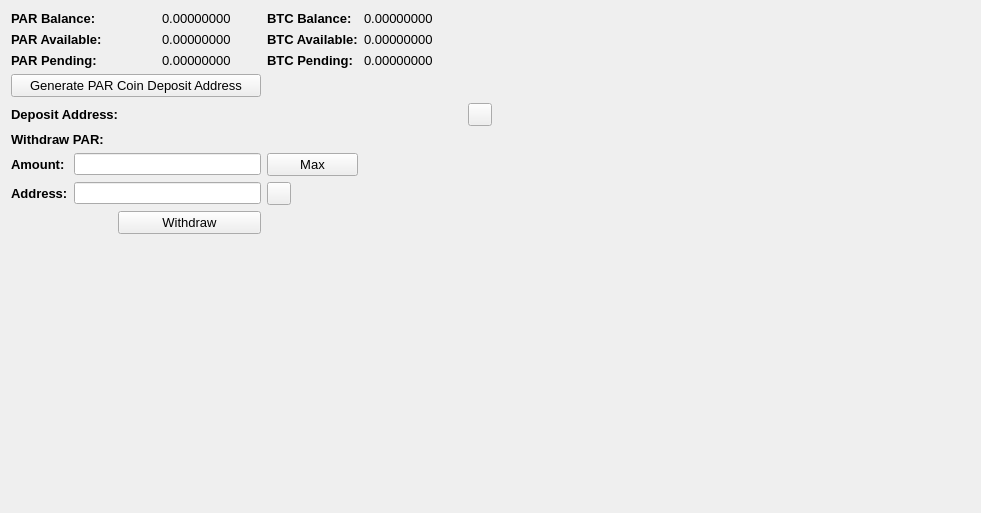
     <widget class="QWidget" name="BalanceTab">
      <attribute name="title">
       <string>Balance</string>
      </attribute>
      <layout class="QGridLayout" name="gridLayout_2">
       <item row="0" column="0" colspan="2">
        <widget class="QLabel" name="label_11">
         <property name="font">
          <font>
           <pointsize>10</pointsize>
           <weight>75</weight>
           <bold>true</bold>
          </font>
         </property>
         <property name="text">
          <string>PAR Balance:</string>
         </property>
        </widget>
       </item>
       <item row="0" column="3">
        <widget class="QLabel" name="PARBalanceLabel">
         <property name="font">
          <font>
           <pointsize>10</pointsize>
          </font>
         </property>
         <property name="text">
          <string>0.00000000</string>
         </property>
         <property name="textInteractionFlags">
          <set>Qt::LinksAccessibleByMouse|Qt::TextSelectableByMouse</set>
         </property>
        </widget>
       </item>
       <item row="0" column="4">
        <widget class="QLabel" name="label_12">
         <property name="font">
          <font>
           <pointsize>10</pointsize>
           <weight>75</weight>
           <bold>true</bold>
          </font>
         </property>
         <property name="text">
          <string>BTC Balance:</string>
         </property>
        </widget>
       </item>
       <item row="0" column="5">
        <widget class="QLabel" name="BitcoinBalanceLabel">
         <property name="font">
          <font>
           <pointsize>10</pointsize>
          </font>
         </property>
         <property name="text">
          <string>0.00000000</string>
         </property>
         <property name="textInteractionFlags">
          <set>Qt::LinksAccessibleByMouse|Qt::TextSelectableByMouse</set>
         </property>
        </widget>
       </item>
       <item row="0" column="7" rowspan="10">
        <spacer name="horizontalSpacer_4">
         <property name="orientation">
          <enum>Qt::Horizontal</enum>
         </property>
         <property name="sizeHint" stdset="0">
          <size>
           <width>478</width>
           <height>488</height>
          </size>
         </property>
        </spacer>
       </item>
       <item row="1" column="0" colspan="2">
        <widget class="QLabel" name="label_13">
         <property name="font">
          <font>
           <pointsize>10</pointsize>
           <weight>75</weight>
           <bold>true</bold>
          </font>
         </property>
         <property name="text">
          <string>PAR Available:</string>
         </property>
        </widget>
       </item>
       <item row="1" column="3">
        <widget class="QLabel" name="PARAvailableLabel_2">
         <property name="font">
          <font>
           <pointsize>10</pointsize>
          </font>
         </property>
         <property name="text">
          <string>0.00000000</string>
         </property>
         <property name="textInteractionFlags">
          <set>Qt::LinksAccessibleByMouse|Qt::TextSelectableByMouse</set>
         </property>
        </widget>
       </item>
       <item row="1" column="4">
        <widget class="QLabel" name="label_15">
         <property name="font">
          <font>
           <pointsize>10</pointsize>
           <weight>75</weight>
           <bold>true</bold>
          </font>
         </property>
         <property name="text">
          <string>BTC Available:</string>
         </property>
        </widget>
       </item>
       <item row="1" column="5">
        <widget class="QLabel" name="BitcoinAvailableLabel">
         <property name="font">
          <font>
           <pointsize>10</pointsize>
          </font>
         </property>
         <property name="text">
          <string>0.00000000</string>
         </property>
         <property name="textInteractionFlags">
          <set>Qt::LinksAccessibleByMouse|Qt::TextSelectableByMouse</set>
         </property>
        </widget>
       </item>
       <item row="2" column="0" colspan="2">
        <widget class="QLabel" name="label_14">
         <property name="font">
          <font>
           <pointsize>10</pointsize>
           <weight>75</weight>
           <bold>true</bold>
          </font>
         </property>
         <property name="text">
          <string>PAR Pending:</string>
         </property>
        </widget>
       </item>
       <item row="2" column="3">
        <widget class="QLabel" name="PARPendingLabel">
         <property name="font">
          <font>
           <pointsize>10</pointsize>
          </font>
         </property>
         <property name="text">
          <string>0.00000000</string>
         </property>
         <property name="textInteractionFlags">
          <set>Qt::LinksAccessibleByMouse|Qt::TextSelectableByMouse</set>
         </property>
        </widget>
       </item>
       <item row="2" column="4">
        <widget class="QLabel" name="label_31">
         <property name="font">
          <font>
           <pointsize>10</pointsize>
           <weight>75</weight>
           <bold>true</bold>
          </font>
         </property>
         <property name="text">
          <string>BTC Pending:</string>
         </property>
        </widget>
       </item>
       <item row="2" column="5">
        <widget class="QLabel" name="BitcoinPendingLabel">
         <property name="font">
          <font>
           <pointsize>10</pointsize>
          </font>
         </property>
         <property name="text">
          <string>0.00000000</string>
         </property>
         <property name="textInteractionFlags">
          <set>Qt::LinksAccessibleByMouse|Qt::TextSelectableByMouse</set>
         </property>
        </widget>
       </item>
       <item row="3" column="0" colspan="4">
        <widget class="QPushButton" name="GenDepositBTN">
         <property name="font">
          <font>
           <pointsize>10</pointsize>
          </font>
         </property>
         <property name="text">
          <string>Generate PAR Coin Deposit Address</string>
         </property>
        </widget>
       </item>
       <item row="4" column="0" colspan="3">
        <widget class="QLabel" name="label_33">
         <property name="font">
          <font>
           <pointsize>10</pointsize>
           <weight>75</weight>
           <bold>true</bold>
          </font>
         </property>
         <property name="text">
          <string>Deposit Address:</string>
         </property>
        </widget>
       </item>
       <item row="4" column="3" colspan="3">
        <widget class="QLabel" name="DepositAddressLabel">
         <property name="minimumSize">
          <size>
           <width>300</width>
           <height>0</height>
          </size>
         </property>
         <property name="palette">
          <palette>
           <active>
            <colorrole role="WindowText">
             <brush brushstyle="SolidPattern">
              <color alpha="255">
               <red>0</red>
               <green>0</green>
               <blue>0</blue>
              </color>
             </brush>
            </colorrole>
            <colorrole role="Text">
             <brush brushstyle="SolidPattern">
              <color alpha="255">
               <red>0</red>
               <green>0</green>
               <blue>255</blue>
              </color>
             </brush>
            </colorrole>
           </active>
           <inactive>
            <colorrole role="WindowText">
             <brush brushstyle="SolidPattern">
              <color alpha="255">
               <red>0</red>
               <green>0</green>
               <blue>0</blue>
              </color>
             </brush>
            </colorrole>
            <colorrole role="Text">
             <brush brushstyle="SolidPattern">
              <color alpha="255">
               <red>0</red>
               <green>0</green>
               <blue>255</blue>
              </color>
             </brush>
            </colorrole>
           </inactive>
           <disabled>
            <colorrole role="WindowText">
             <brush brushstyle="SolidPattern">
              <color alpha="255">
               <red>120</red>
               <green>120</green>
               <blue>120</blue>
              </color>
             </brush>
            </colorrole>
            <colorrole role="Text">
             <brush brushstyle="SolidPattern">
              <color alpha="255">
               <red>120</red>
               <green>120</green>
               <blue>120</blue>
              </color>
             </brush>
            </colorrole>
           </disabled>
          </palette>
         </property>
         <property name="font">
          <font>
           <pointsize>10</pointsize>
           <weight>75</weight>
           <bold>true</bold>
          </font>
         </property>
         <property name="text">
          <string/>
         </property>
         <property name="alignment">
          <set>Qt::AlignRight|Qt::AlignTrailing|Qt::AlignVCenter</set>
         </property>
         <property name="textInteractionFlags">
          <set>Qt::LinksAccessibleByMouse|Qt::TextSelectableByKeyboard|Qt::TextSelectableByMouse</set>
         </property>
        </widget>
       </item>
       <item row="4" column="6">
        <widget class="QToolButton" name="DepositCopyButton">
         <property name="toolTip">
          <string>Copy to clipboard</string>
         </property>
         <property name="text">
          <string/>
         </property>
         <property name="icon">
          <iconset resource="../bitcoin.qrc">
           <normaloff>:/icons/editcopy</normaloff>:/icons/editcopy</iconset>
         </property>
         <property name="shortcut">
          <string>Alt+P</string>
         </property>
        </widget>
       </item>
       <item row="5" column="0" colspan="2">
        <widget class="QLabel" name="label_34">
         <property name="font">
          <font>
           <pointsize>10</pointsize>
           <weight>75</weight>
           <bold>true</bold>
          </font>
         </property>
         <property name="text">
          <string>Withdraw PAR:</string>
         </property>
        </widget>
       </item>
       <item row="6" column="0">
        <widget class="QLabel" name="label_26">
         <property name="font">
          <font>
           <pointsize>10</pointsize>
           <weight>75</weight>
           <bold>true</bold>
          </font>
         </property>
         <property name="text">
          <string>Amount:</string>
         </property>
        </widget>
       </item>
       <item row="6" column="1" colspan="3">
        <widget class="QLineEdit" name="WithdrawUnitsInput">
         <property name="font">
          <font>
           <pointsize>9</pointsize>
           <weight>75</weight>
           <bold>true</bold>
          </font>
         </property>
         <property name="text">
          <string/>
         </property>
        </widget>
       </item>
       <item row="6" column="4">
        <widget class="QPushButton" name="Withdraw_Max_Amount">
         <property name="font">
          <font>
           <pointsize>10</pointsize>
          </font>
         </property>
         <property name="text">
          <string>Max</string>
         </property>
        </widget>
       </item>
       <item row="7" column="0">
        <widget class="QLabel" name="label_10">
         <property name="font">
          <font>
           <pointsize>10</pointsize>
           <weight>75</weight>
           <bold>true</bold>
          </font>
         </property>
         <property name="text">
          <string>Address:</string>
         </property>
        </widget>
       </item>
       <item row="7" column="1" colspan="3">
        <widget class="QLineEdit" name="WithdrawAddress">
         <property name="font">
          <font>
           <pointsize>9</pointsize>
           <weight>75</weight>
           <bold>true</bold>
          </font>
         </property>
        </widget>
       </item>
       <item row="7" column="4">
        <widget class="QToolButton" name="WithdrawPasteButton">
         <property name="toolTip">
          <string>Paste from clipboard</string>
         </property>
         <property name="text">
          <string/>
         </property>
         <property name="icon">
          <iconset resource="../bitcoin.qrc">
           <normaloff>:/icons/editpaste</normaloff>:/icons/editpaste</iconset>
         </property>
         <property name="shortcut">
          <string>Alt+P</string>
         </property>
        </widget>
       </item>
       <item row="8" column="2" colspan="2">
        <widget class="QPushButton" name="WithdrawUnitsBtn">
         <property name="font">
          <font>
           <pointsize>10</pointsize>
          </font>
         </property>
         <property name="text">
          <string>Withdraw</string>
         </property>
        </widget>
       </item>
       <item row="9" column="0" colspan="6">
        <spacer name="verticalSpacer">
         <property name="orientation">
          <enum>Qt::Vertical</enum>
         </property>
         <property name="sizeHint" stdset="0">
          <size>
           <width>428</width>
           <height>262</height>
          </size>
         </property>
        </spacer>
       </item>
      </layout>
      <zorder>label_31</zorder>
      <zorder>label_15</zorder>
      <zorder>label_12</zorder>
      <zorder>label_14</zorder>
      <zorder>label_13</zorder>
      <zorder>label_11</zorder>
      <zorder>BitcoinBalanceLabel</zorder>
      <zorder>PARBalanceLabel</zorder>
      <zorder>PARAvailableLabel_2</zorder>
      <zorder>PARPendingLabel</zorder>
      <zorder>BitcoinAvailableLabel</zorder>
      <zorder>BitcoinPendingLabel</zorder>
      <zorder>label_33</zorder>
      <zorder>GenDepositBTN</zorder>
      <zorder>DepositAddressLabel</zorder>
      <zorder>Withdraw_Max_Amount</zorder>
      <zorder>label_34</zorder>
      <zorder>WithdrawUnitsInput</zorder>
      <zorder>label_10</zorder>
      <zorder>label_26</zorder>
      <zorder>WithdrawAddress</zorder>
      <zorder>WithdrawUnitsBtn</zorder>
      <zorder>horizontalSpacer_4</zorder>
      <zorder>verticalSpacer</zorder>
      <zorder>WithdrawPasteButton</zorder>
      <zorder>DepositCopyButton</zorder>
     </widget>
